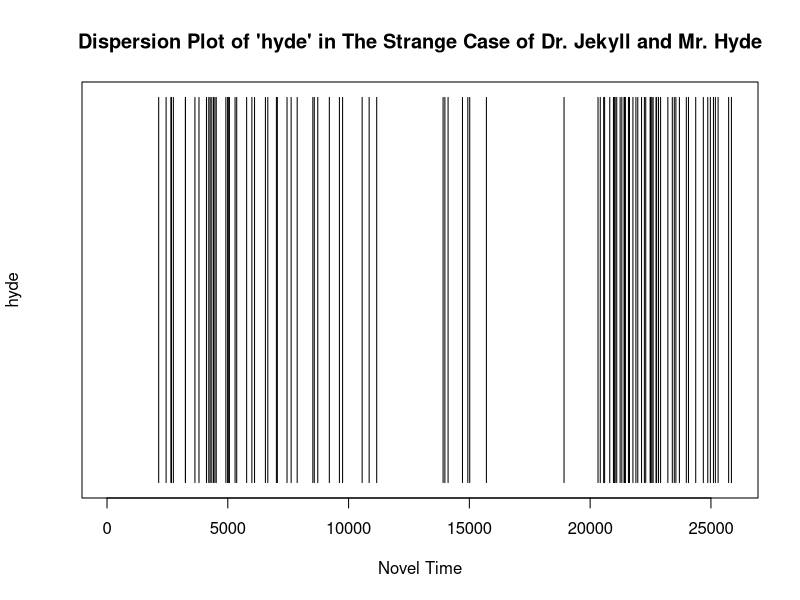
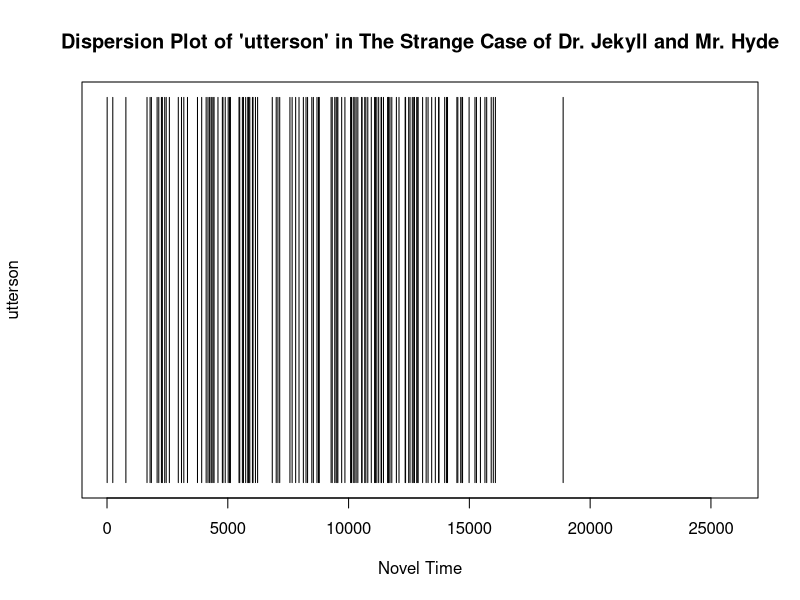
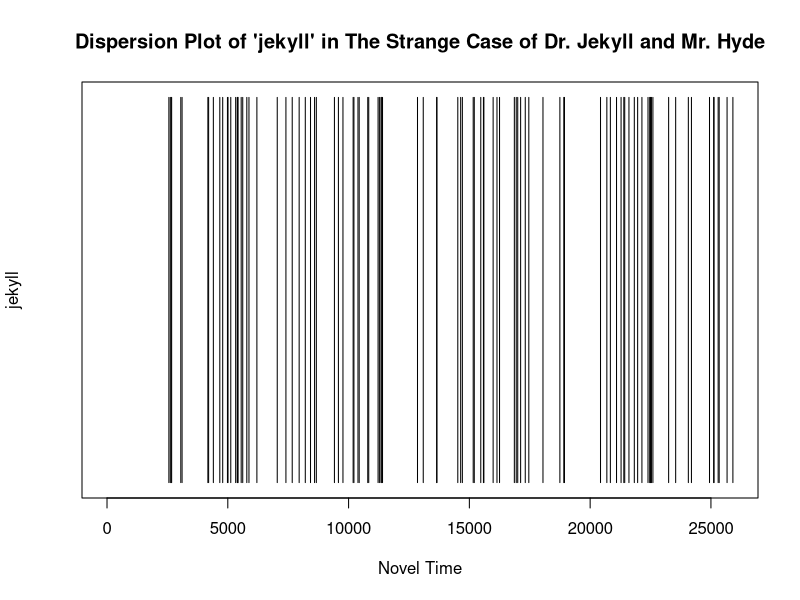

The R script that drew these images, in order:
setwd ("~/Desktop/HenryJ")
text.v <- scan("43-0.txt", what="character", sep="\n")
start.v <-which(text.v == "STORY OF THE DOOR")
end.v <-2135L
start.metadata.v <-text.v[1:start.v-1]
end.metadata.v <- text.v[(end.v+1):length(text.v)]
metadata.v <- c(start.metadata.v, end.metadata.v)
novel.lines.v <- text.v[start.v:end.v]
novel.v <- paste(novel.lines.v, collapse=" ")
novel.lower.v <- tolower(novel.v)
hyde.words.1 <-strsplit(novel.lower.v, "\\W")
hyde.words.v <- unlist(hyde.words.1)
not.blanks.v <- which(hyde.words.v!="")
hyde.words.v <- hyde.words.v[not.blanks.v]
hyde.freqs.t <-table(hyde.words.v)
sorted.hyde.freqs.t <- sort(hyde.freqs.t, decreasing=TRUE)
n.hyde.v <-seq(1:length(hyde.words.v))
#hyde dispersion plot
hyde.v <-which(hyde.words.v=="hyde")
hyde.count.v <-rep(NA,length(n.hyde.v))
hyde.count.v[hyde.v] <-1
plot(hyde.count.v, main="Dispersion Plot of 'hyde' in The Strange Case of Dr. Jekyll and Mr. Hyde",
     xlab="Novel Time", ylab="hyde", type="h", ylim=c(0,1), yaxt='n')
#utterson dispersion plot
utterson.v <-which(hyde.words.v=="utterson")
utterson.count.v <-rep(NA,length(n.hyde.v))
utterson.count.v[utterson.v] <-1
plot(utterson.count.v, main="Dispersion Plot of 'utterson' in The Strange Case of Dr. Jekyll and Mr. Hyde",
     xlab="Novel Time", ylab="utterson", type="h", ylim=c(0,1), yaxt='n')
#jekyll dispersion plot
jekyll.v <-which(hyde.words.v=="jekyll")
jekyll.count.v <-rep(NA,length(n.hyde.v))
jekyll.count.v[jekyll.v] <-1
plot(jekyll.count.v, main="Dispersion Plot of 'jekyll' in The Strange Case of Dr. Jekyll and Mr. Hyde",
     xlab="Novel Time", ylab="jekyll", type="h", ylim=c(0,1), yaxt='n')